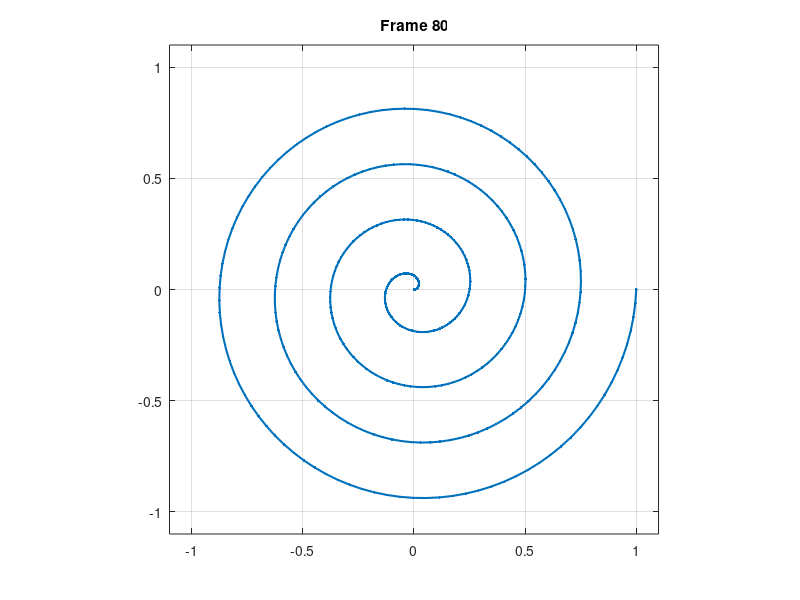

Reproduce this figure in MATLAB.
% An animation: drawnow shows each frame as the loop runs.
% Press Ctrl+C in the Command Window to stop it early.
theta = linspace(0, 8*pi, 400);
h = plot(NaN, NaN, 'LineWidth', 1.5);
axis([-1 1 -1 1] * 1.1)
axis square
grid on
for k = 5:5:numel(theta)
    r = theta(1:k) / theta(end);
    set(h, 'XData', r .* cos(theta(1:k)), 'YData', r .* sin(theta(1:k)))
    title(sprintf('Frame %d', k/5))
    drawnow
    pause(0.02)
end
